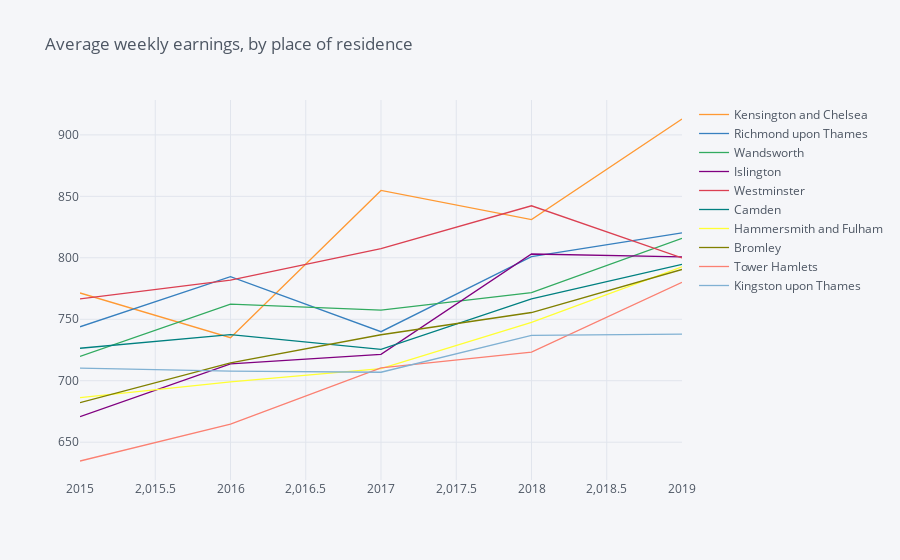

Source (notebook cell):
### Code cell
dfs_10 = df.head(10)

print(dfs_10)
dfs_10.T.iplot(title='Average weekly earnings, by place of residence')

### Figure 1 — Plotly figure (JSON) as saved in the notebook; plotly's stock layout.template omitted (floating-point values rounded to 4 significant figures)
{"data": [{"line": {"color": "rgba(255, 153, 51, 1.0)", "dash": "solid", "shape": "linear", "width": 1.3}, "mode": "lines", "name": "Kensington and Chelsea", "text": "", "type": "scatter", "x": ["2015", "2016", "2017", "2018", "2019"], "y": [771.4, 735.0, 854.8, 831.1, 912.9]}, {"line": {"color": "rgba(55, 128, 191, 1.0)", "dash": "solid", "shape": "linear", "width": 1.3}, "mode": "lines", "name": "Richmond upon Thames", "text": "", "type": "scatter", "x": ["2015", "2016", "2017", "2018", "2019"], "y": [743.9, 784.6, 739.9, 800.9, 820.2]}, {"line": {"color": "rgba(50, 171, 96, 1.0)", "dash": "solid", "shape": "linear", "width": 1.3}, "mode": "lines", "name": "Wandsworth", "text": "", "type": "scatter", "x": ["2015", "2016", "2017", "2018", "2019"], "y": [719.7, 762.3, 757.4, 771.6, 815.8]}, {"line": {"color": "rgba(128, 0, 128, 1.0)", "dash": "solid", "shape": "linear", "width": 1.3}, "mode": "lines", "name": "Islington", "text": "", "type": "scatter", "x": ["2015", "2016", "2017", "2018", "2019"], "y": [670.8, 713.7, 721.5, 803.1, 800.8]}, {"line": {"color": "rgba(219, 64, 82, 1.0)", "dash": "solid", "shape": "linear", "width": 1.3}, "mode": "lines", "name": "Westminster", "text": "", "type": "scatter", "x": ["2015", "2016", "2017", "2018", "2019"], "y": [766.5, 781.8, 807.4, 842.3, 799.9]}, {"line": {"color": "rgba(0, 128, 128, 1.0)", "dash": "solid", "shape": "linear", "width": 1.3}, "mode": "lines", "name": "Camden", "text": "", "type": "scatter", "x": ["2015", "2016", "2017", "2018", "2019"], "y": [726.4, 737.5, 725.5, 766.6, 794.7]}, {"line": {"color": "rgba(255, 255, 51, 1.0)", "dash": "solid", "shape": "linear", "width": 1.3}, "mode": "lines", "name": "Hammersmith and Fulham", "text": "", "type": "scatter", "x": ["2015", "2016", "2017", "2018", "2019"], "y": [686.3, 699.1, 709.8, 747.5, 792.6]}, {"line": {"color": "rgba(128, 128, 0, 1.0)", "dash": "solid", "shape": "linear", "width": 1.3}, "mode": "lines", "name": "Bromley", "text": "", "type": "scatter", "x": ["2015", "2016", "2017", "2018", "2019"], "y": [682.1, 714.5, 737.4, 755.5, 790.5]}, {"line": {"color": "rgba(251, 128, 114, 1.0)", "dash": "solid", "shape": "linear", "width": 1.3}, "mode": "lines", "name": "Tower Hamlets", "text": "", "type": "scatter", "x": ["2015", "2016", "2017", "2018", "2019"], "y": [634.7, 664.7, 710.4, 723.2, 780.0]}, {"line": {"color": "rgba(128, 177, 211, 1.0)", "dash": "solid", "shape": "linear", "width": 1.3}, "mode": "lines", "name": "Kingston upon Thames", "text": "", "type": "scatter", "x": ["2015", "2016", "2017", "2018", "2019"], "y": [710.2, 707.8, 706.9, 736.9, 737.9]}], "layout": {"legend": {"bgcolor": "#F5F6F9", "font": {"color": "#4D5663"}}, "paper_bgcolor": "#F5F6F9", "plot_bgcolor": "#F5F6F9", "title": {"font": {"color": "#4D5663"}, "text": "Average weekly earnings, by place of residence"}, "xaxis": {"gridcolor": "#E1E5ED", "showgrid": true, "tickfont": {"color": "#4D5663"}, "title": {"font": {"color": "#4D5663"}, "text": ""}, "zerolinecolor": "#E1E5ED"}, "yaxis": {"gridcolor": "#E1E5ED", "showgrid": true, "tickfont": {"color": "#4D5663"}, "title": {"font": {"color": "#4D5663"}, "text": ""}, "zerolinecolor": "#E1E5ED"}}}
